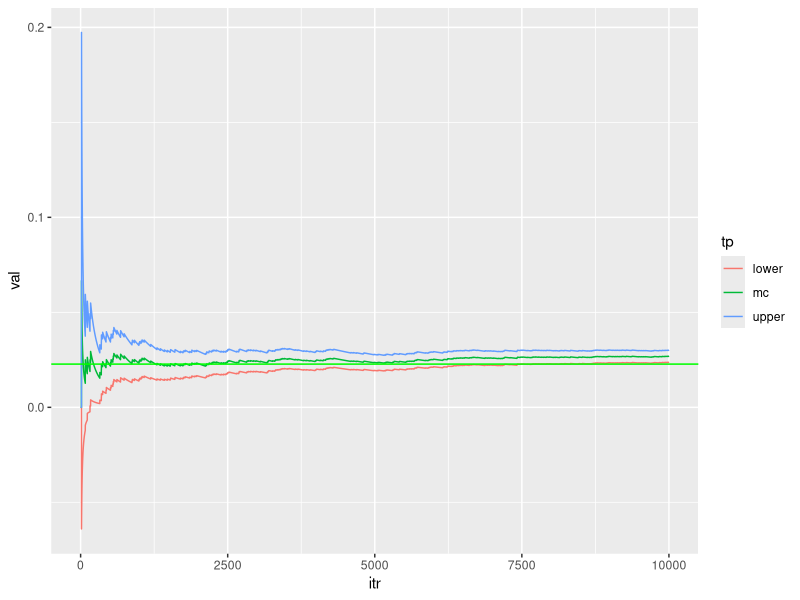
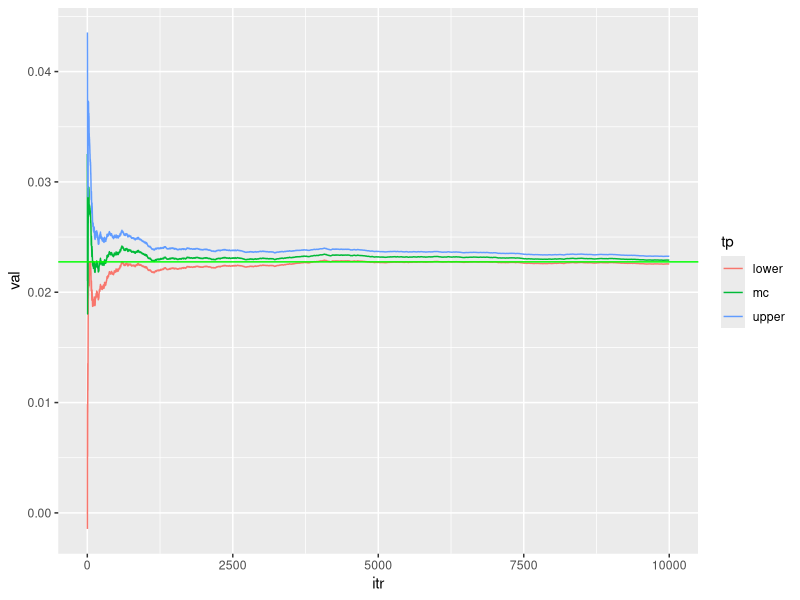
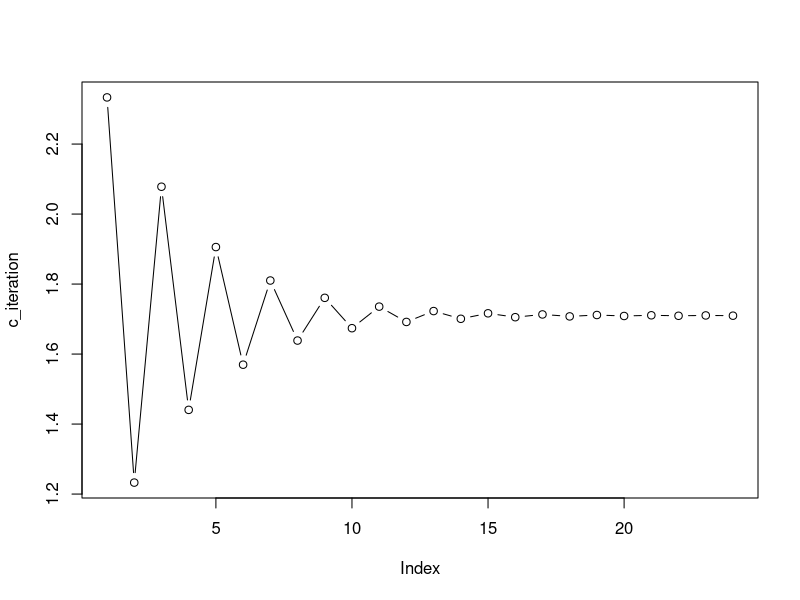
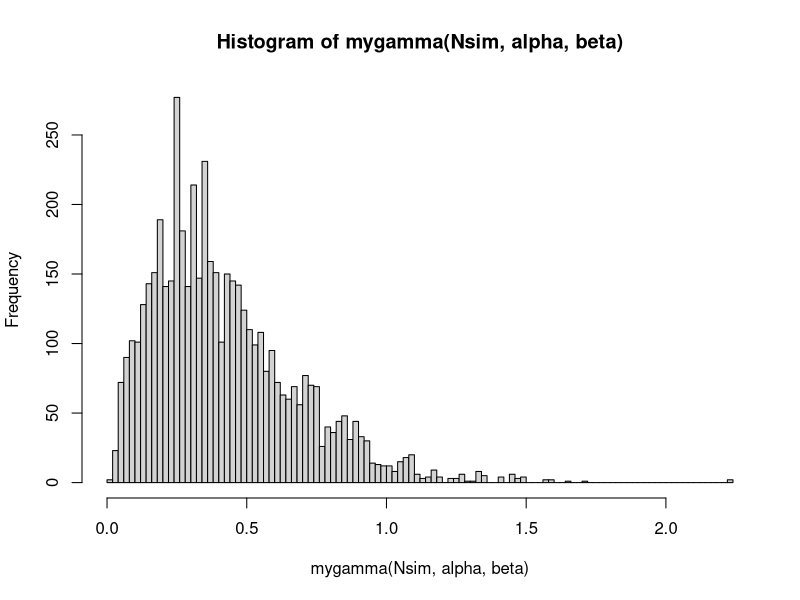

Source code (R) for these figures, in order:
## ---- chunk 1
Nsim=10^4

indicator=function(x){
y=ifelse((x>2),1,0)
return(y)}

newdata<-rnorm(Nsim, 0,1 )

mc=c(); v=c(); upper=c(); lower=c()

for (j in 1:Nsim)
{
mc[j]=mean(indicator(newdata[1:j]))
v[j]=(j^{-1})*var(indicator(newdata[1:j]))
upper[j]=mc[j]+1.96*sqrt(v[j])
lower[j]=mc[j]-1.96*sqrt(v[j])
}

library(ggplot2)
values=c(mc,upper,lower)
type=c(rep("mc",Nsim),rep("upper",Nsim),rep("lower",Nsim))
iter=rep(seq(1:Nsim),3)
data=data.frame(val=values, tp=type, itr=iter)
Rcode<-ggplot(data,aes(itr,val,col=tp))+geom_line(size=0.5)
Rcode+geom_hline(yintercept=1-pnorm(2),color="green",size=0.5)
## ---- chunk 2
Nsim=10^4
normal_density=function(x)
{y=(1/sqrt(2*pi))*exp(-0.5*(x^2))
return(y)}
x=2-log(runif(Nsim))
ImpS=c(); v=c(); upper=c(); lower=c()
for (j in 1:Nsim)
{
ImpS[j]=mean(normal_density(x[1:j])/exp(-(x[1:j]-2)))
v[j]=(j^{-1})*var(normal_density(x[1:j])/exp(-(x[1:j]-2)))
upper[j]=ImpS[j]+1.96*sqrt(v[j])
lower[j]=ImpS[j]-1.96*sqrt(v[j])
}

library(ggplot2)
values=c(ImpS,upper,lower)
type=c(rep("mc",Nsim),rep("upper",Nsim),rep("lower",Nsim))
iter=rep(seq(1:Nsim),3)
data=data.frame(val=values, tp=type, itr=iter)
ggplot(data,aes(itr,val,col=tp))+geom_line(size=0.5)+
geom_hline(yintercept=1-pnorm(2),color="green",size=0.5)

## ---- chunk 3
f_firstorder=function(x){x^3-5}
f_secondorder=function(x){3*x}
x_old=1;tolerance=1e-3
max_its=2000;iteration=1;difference=2
c_iteration<-c() ## to collect numbers generated in the iteration process 
while(difference>tolerance & iteration<max_its){
  x_updated=x_old-(f_firstorder(x_old)/f_secondorder(x_old))
  difference=abs(x_updated-x_old);
  iteration=iteration+1;
  x_old=x_updated
  c_iteration<-c(c_iteration,x_updated)}

plot(c_iteration,type="b")
## ---- chunk 4
# Data generation
set.seed(123)
n=500
x1_norm<-rnorm(n)
x2_norm<-rnorm(n,3,4)
x3_norm<-rnorm(n,4,6)
x_combined<-cbind(1,x1_norm,x2_norm,x3_norm) # dimension: n*4
coefficients_new<-c(1,2,3,4)  #true regression coefficient
inv_logit<-function(x,b){exp(x%*%b)/(1+exp(x%*%b))}
prob_generated<-inv_logit(x_combined,coefficients_new)
y<-c()
for (i in 1:n) {y[i]<-rbinom(1,1,prob_generated[i])}

# Newton Raphson

#We need to set random starting values.
beta_old<-c(1,1,1,1)
tolerance=1e-3
max_its=2000;iteration=1;difference=2
W<-matrix(0,n,n)

while(difference>tolerance & iteration<max_its)
  {
  # The first order
  f_firstorder<-t(x_combined)%*%(y-inv_logit(x_combined,beta_old))
  # The second order
  diag(W) = inv_logit(x_combined,beta_old)*(1-inv_logit(x_combined,beta_old))
  f_secondorder<--t(x_combined)%*%W%*%x_combined
  # Calculate the beta_updated
  beta_updated=beta_old-(solve(f_secondorder)%*%f_firstorder)
  difference=max(abs(beta_updated-beta_old));
  iteration=iteration+1;
  beta_old=beta_updated}

beta_old

## ---- chunk 5
alpha=2.7; beta=6.3 # I randomly chose alpha and beta values for the target gamma function

Nsim=5000  ## define the number of iteration 

X=c(rgamma(1,1)) # initialize the chain from random starting numbers
mygamma<-function(Nsim,alpha,beta){
for (i in 2:Nsim){
  Y=rnorm(1)
  rho=dgamma(Y,alpha,beta)*dnorm(X[i-1])/(dgamma(X[i-1],alpha,beta)*dnorm(Y))
  X[i]=X[i-1] + (Y-X[i-1])*(runif(1)<rho)
}
X
}

hist(mygamma(Nsim,alpha,beta), breaks = 100)
